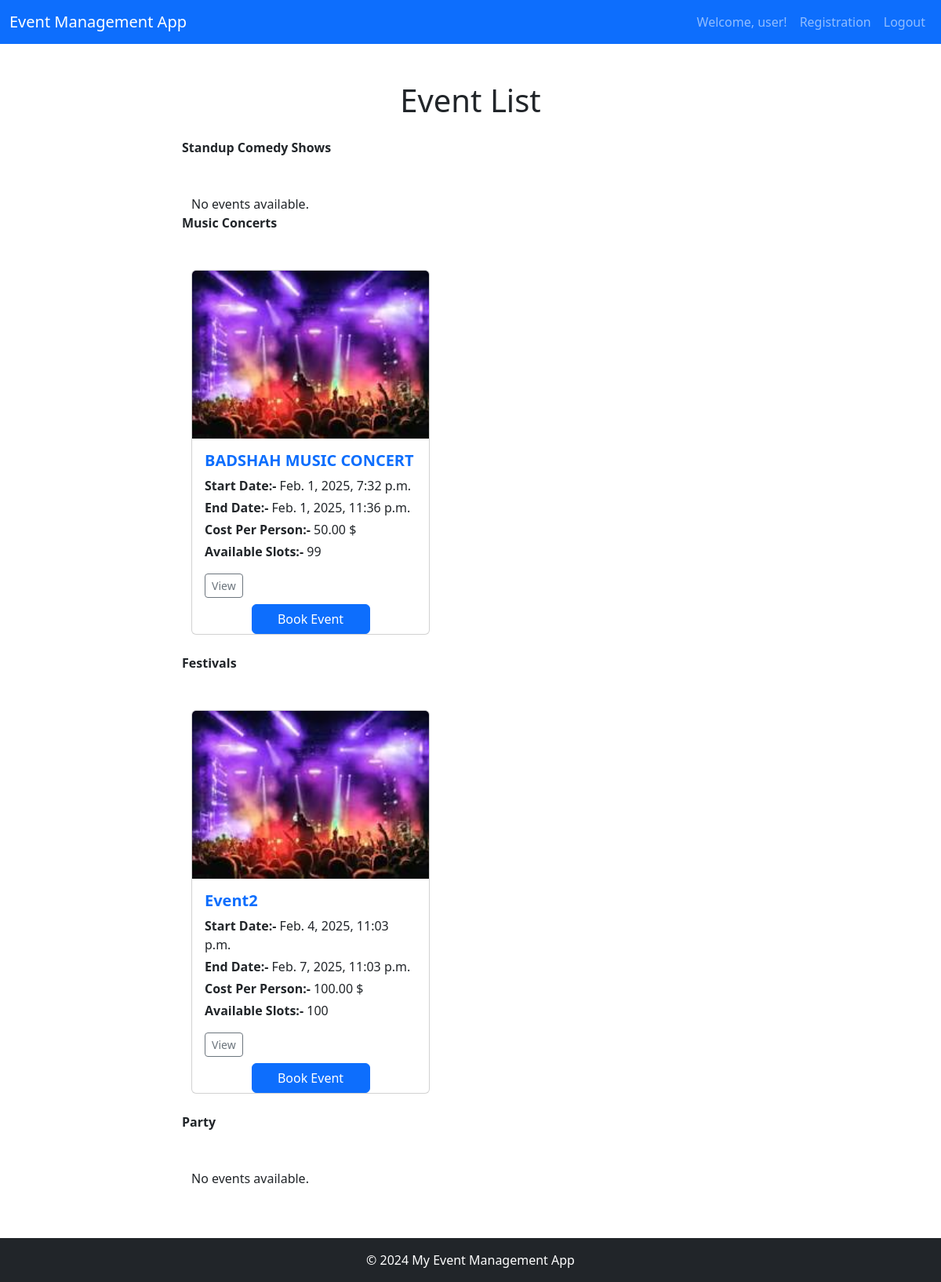
The page / (signed in) on the database its author committed.
### event_app/models.py (models this page shows, shortened)
class CustomUser(AbstractUser):
    USER_TYPES = (
        ('manager', 'Event Manager'),
        ('participant', 'Participant'),
    )
    email = models.EmailField(unique=True)
    role = models.CharField(max_length=20, choices=USER_TYPES, default="participant")
    def is_manager(self):
        return self.role == 'manager'
    def is_participant(self):
        return self.role == 'participant'

class Category(models.Model):
    CATEGORY_TYPES = (
        ('Standup Comedy Shows','Standup Comedy Shows'),
        ('Music Concerts','Music Concerts'),
        ('Festivals','Festivals'),
        ('Party','Party'),
    )
    name = models.CharField(max_length=20, choices=CATEGORY_TYPES,default="standup_comedy_shows" )

class Event(models.Model):
    title = models.CharField(max_length=255)
    photo =models.ImageField(upload_to='events/',blank=True,null=True)
    description = models.TextField(blank=True, null=True)
    start_date = models.DateTimeField()
    end_date = models.DateTimeField()
    cost_per_person = models.DecimalField(
        max_digits=10,
        decimal_places=2,
        default=0.00,
        help_text = "Cost per person for attending the event."
    )
    available_slots = models.IntegerField(
        default=0,
        help_text="Number of available slots for the event."
    )
    category = models.ForeignKey(Category, on_delete=models.SET_NULL, null=True, blank=True,related_name='events')
    created_by = models.ForeignKey(CustomUser, on_delete=models.CASCADE, related_name='created_events')
    participants = models.ManyToManyField(CustomUser, through='Registration', related_name='participated_events')
    objects = EventQuerySet.as_manager()

### event_app/views.py (the view)
# urls.py: path("",views.event_list,name="event_list"),
@login_required
def event_list(request):
    if request.user.role == "manager":
        events = Event.objects.for_manager(request.user).select_related('category')
        categories = Category.objects.filter(events__in=events).distinct()
    else:
        events = Event.objects.all().select_related('category')
        categories = Category.objects.all()
    return render(request,"event_app/event_list.html",{"events":events,"categories":categories})

### event_app/templates/event_app/event_list.html (shortened to what this page needs)
{% extends "event_app/base.html" %}
{% block content %}
<h1 class="text-center mb-4">Event List</h1>
<ul class="list-unstyled ">
  {%for category in categories%}
  <li>
    <strong>{{ category.name }}</strong>
    <ul class="container mt-5 list-unstyled">
      <div class="row">
      {% for event in category.events.all %}
      <div class="col-md-6 mb-4">
      <li>
        <div class="card" style="width: 19rem;">
          <img
            class="card-img-top"
            src="{{ event.photo.url }}"
            alt="{{ event.title }}"
            style="height: 200px, object-fit:cover"
          />
          <div class="card-body">
            <h5 class="card-title fw-bold text-primary">{{ event.title }}</h5>
            <p class="card-text mb-1"><strong>Start Date:-</strong> {{ event.start_date }}</p>
            <p class="card-text mb-1"><strong>End Date:-</strong> {{ event.end_date }}</p>
            <p class="card-text mb-1"><strong>Cost Per Person:-</strong> {{event.cost_per_person}} $</p>
            <p class="card-text"><strong>Available Slots:-</strong> {{event.available_slots}}</p>
          </div>
          <div class="btn-group ms-3 mx-auto">
            <a href="{% url 'event_details' event.pk %}"
               class="btn btn-sm btn-outline-secondary">View</a>
          </div>
          {% if user.is_participant %}
          <a href="{% url 'registration_create' event.pk   %}" class="btn btn-primary mt-2 w-50 mx-auto">Book Event</a>
          {% endif %}
        </div>
      </li>
      </div>
      {% empty %}
      <li>No events available.</li>
      {% endfor %}
    </div>
    </ul>
  </li>
  {% endfor %}
</ul>
{% endblock content %}

### event_app/templates/event_app/base.html (shortened to what this page needs)
<!DOCTYPE html>
<html>
  <head>
    {% load static %}
    <link
      href="https://cdn.jsdelivr.net/npm/bootstrap@5.3.3/dist/css/bootstrap.min.css"
      rel="stylesheet"
    />
  </head>
  <body>
    <nav class="navbar navbar-expand-lg navbar-dark bg-primary">
      <div class="container-fluid">
        <a class="navbar-brand" href="{% url 'event_list' %}">Event Management App</a>
        <div class="collapse navbar-collapse" id="navbarNav">
          <ul class="navbar-nav ms-auto">
            {% if user.is_authenticated %}
            <li class="nav-item">
              <span class="nav-link">Welcome, {{ user.username }}!</span>
            </li>
            {% if user.is_participant %}
            <li class="nav-item">
              <a class="nav-link" href="{% url 'registration_list' %}">Registration</a>
            </li>
            {% endif %}
            <li class="nav-item">
              <a class="nav-link" href="{% url 'logout' %}">Logout</a>
            </li>
            {% endif %}
          </ul>
        </div>
      </div>
    </nav>
    <div
      class="toast-container position-fixed top-0 end-0 p-3"
      style="z-index: 1100"
    >
    </div>
    <div class="container py-5">
      <div class="row justify-content-center">
        <div class="col-md-8">
          {% block content %}{%endblock %}
        </div>
      </div>
    </div>
    <footer class="bg-dark text-white text-center py-3 mt-auto">
      <div class="container">
        <p class="mb-0">© 2024 My Event Management App</p>
      </div>
    </footer>
  </body>
</html>

### rows shown on the page
CustomUser: username "user"
Category: name "Standup Comedy Shows"
Category: name "Music Concerts"
Event: photo (picture), title "BADSHAH MUSIC CONCERT", start_date "Feb. 1, 2025, 7:32 p.m.", end_date "Feb. 1, 2025, 11:36 p.m.", cost_per_person "50.00", available_slots "99"
Category: name "Festivals"
Event: photo (picture), title "Event2", start_date "Feb. 4, 2025, 11:03 p.m.", end_date "Feb. 7, 2025, 11:03 p.m.", cost_per_person "100.00", available_slots "100"
Category: name "Party"
